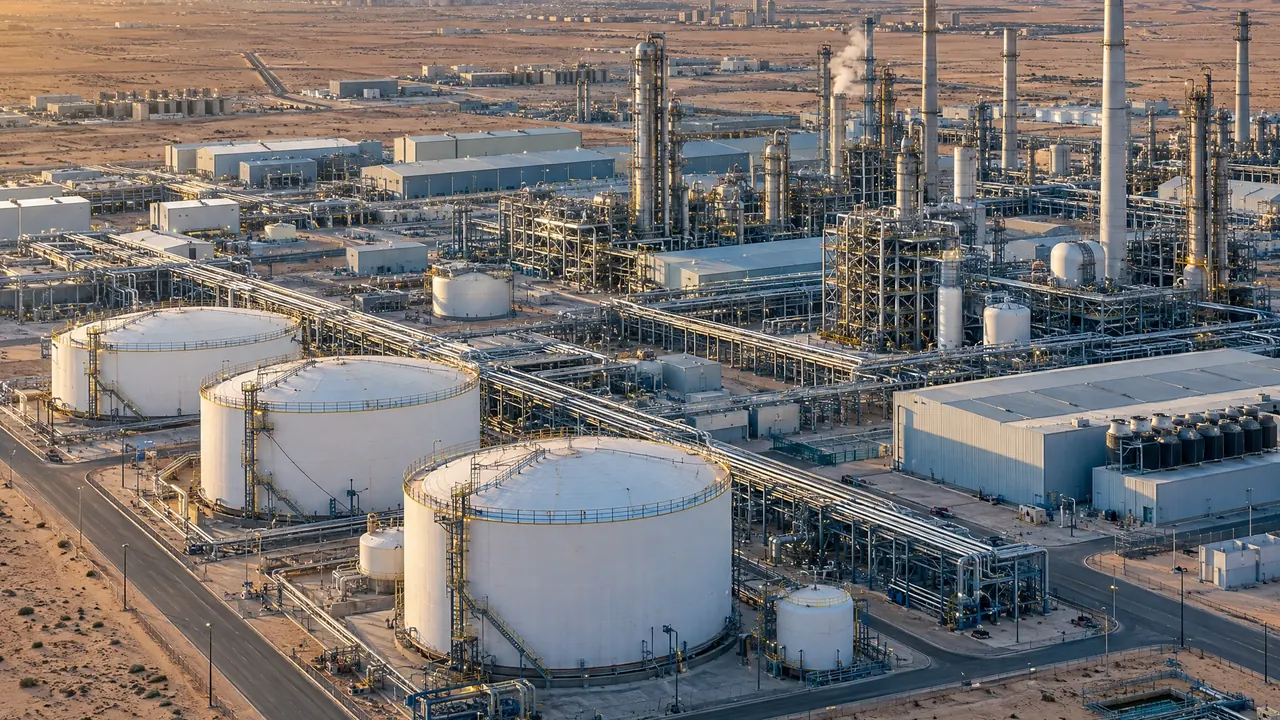
#> input picture site/assets/img/cover-1-1280.webp, 1280 x 720 px, given in place of blueprint-logo-white.png, which was not available; the run also reads 1 picture not shown here
$ python make_og.py
#> lines starting #> are read from the running program, lines starting #| are printed output that depends on the picture; pictures that were not available may be replaced by others from this repository, and a replacement may not be noted
# Link-preview images and favicon set for the BluePrint site.
#
#   python make_og.py
#
# Writes, under site/:
#   assets/og/<page>.jpg      1200x630 preview image per page (page photo + logo)
#   assets/og/default.jpg     branded card, used by any page without its own
#   favicon.ico               16/32/48 px, the file browsers ask for first
#   assets/icons/*.png        32px tab icon, Apple home-screen icon, Android icons
#
# The images carry no text: WhatsApp, LinkedIn and X print the page title and
# description under the image, so one image serves both languages.
#
# Run it again after adding a page or changing a hero photo. Needs Pillow
# (pip install pillow). Not part of the normal build.

import os
import re
import io
from PIL import Image, ImageDraw

HERE = os.path.dirname(os.path.abspath(__file__))
SITE = os.path.normpath(os.path.join(HERE, "..", "site"))
OG = os.path.join(SITE, "assets", "og")
ICONS = os.path.join(SITE, "assets", "icons")
LOGO_WHITE = os.path.join(SITE, "assets", "logo", "blueprint-logo-white.png")
MARK = os.path.join(SITE, "assets", "logo", "blueprint-mark.png")

W, H = 1200, 630
INK, DEEP = (11, 47, 56), (10, 111, 128)

# pages whose content has no photo, or where another photo suits better
CHOSEN = {
    "index": "cover-1-1920.webp",
    "services": "cover-2-1920.webp",
    "contact": "cover-4-1920.webp",
    "compliance": "feature-2.jpg",
    "equipment": "feature-3.jpg",
    "careers": "svc-field-monitoring-hero.webp",
}
BRAND_CARD = {"privacy", "terms"}


def cover(im, w, h):
    """Scale and centre-crop to exactly w x h."""
    im = im.convert("RGB")
    s = max(w / im.width, h / im.height)
    im = im.resize((round(im.width * s), round(im.height * s)), Image.LANCZOS)
    x, y = (im.width - w) // 2, (im.height - h) // 2
    return im.crop((x, y, x + w, y + h))


def shade(im):
    """Darken the lower left so the white logo reads on any photo."""
    grad = Image.new("L", (W, H), 0)
    d = ImageDraw.Draw(grad)
    for y in range(H):
        t = max(0.0, (y - H * 0.45) / (H * 0.55))
        d.line([(0, y), (W, y)], fill=int(170 * t ** 1.3))
    dark = Image.new("RGB", (W, H), INK)
    return Image.composite(dark, im, grad)


def put_logo(im, width, pos):
    logo = Image.open(LOGO_WHITE).convert("RGBA")
    logo = logo.resize((width, round(logo.height * width / logo.width)), Image.LANCZOS)
    base = im.convert("RGBA")
    x = pos[0] if pos[0] >= 0 else (W - logo.width) // 2
    y = pos[1] if pos[1] >= 0 else H - logo.height + pos[1]
    base.alpha_composite(logo, (x, y))
    return base.convert("RGB")


def brand_card():
    im = Image.new("RGB", (W, H), INK)
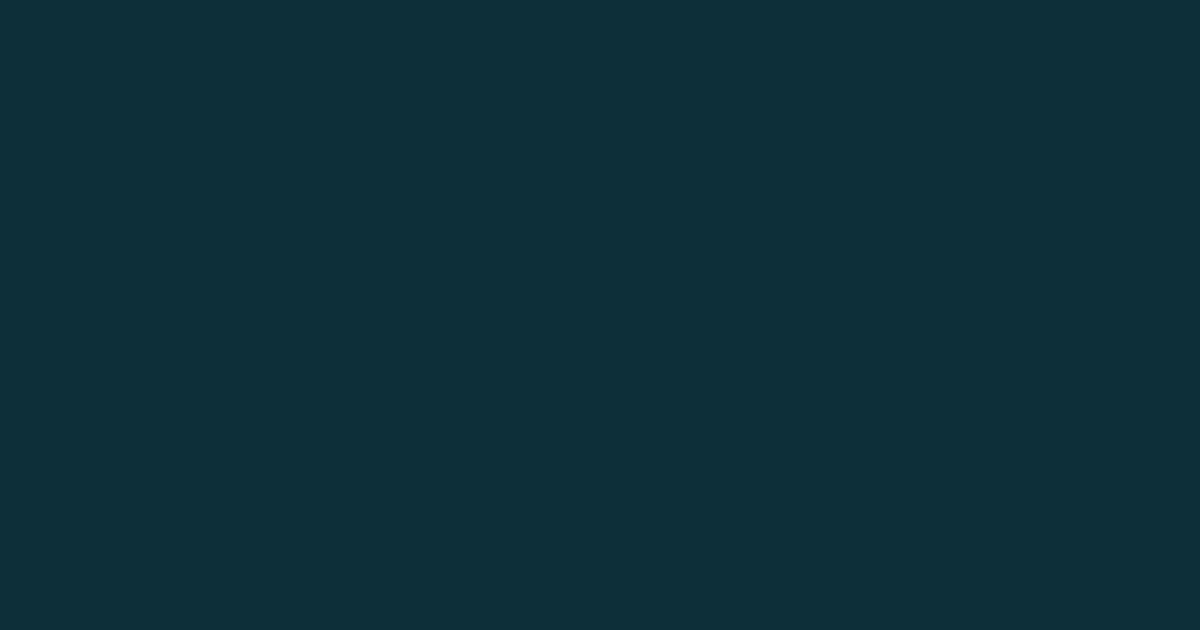
#> im: PIL image 1200x630 RGB; mean R, G, B 11, 47, 56
    d = ImageDraw.Draw(im)
    for x in range(W):
        t = x / W
        d.line([(x, 0), (x, H)], fill=tuple(round(INK[i] + (DEEP[i] - INK[i]) * t * 0.9) for i in range(3)))
    logo = Image.open(LOGO_WHITE).convert("RGBA")
    lw = 560
    logo = logo.resize((lw, round(logo.height * lw / logo.width)), Image.LANCZOS)
#> logo: PIL image 560x315 RGBA
    base = im.convert("RGBA")
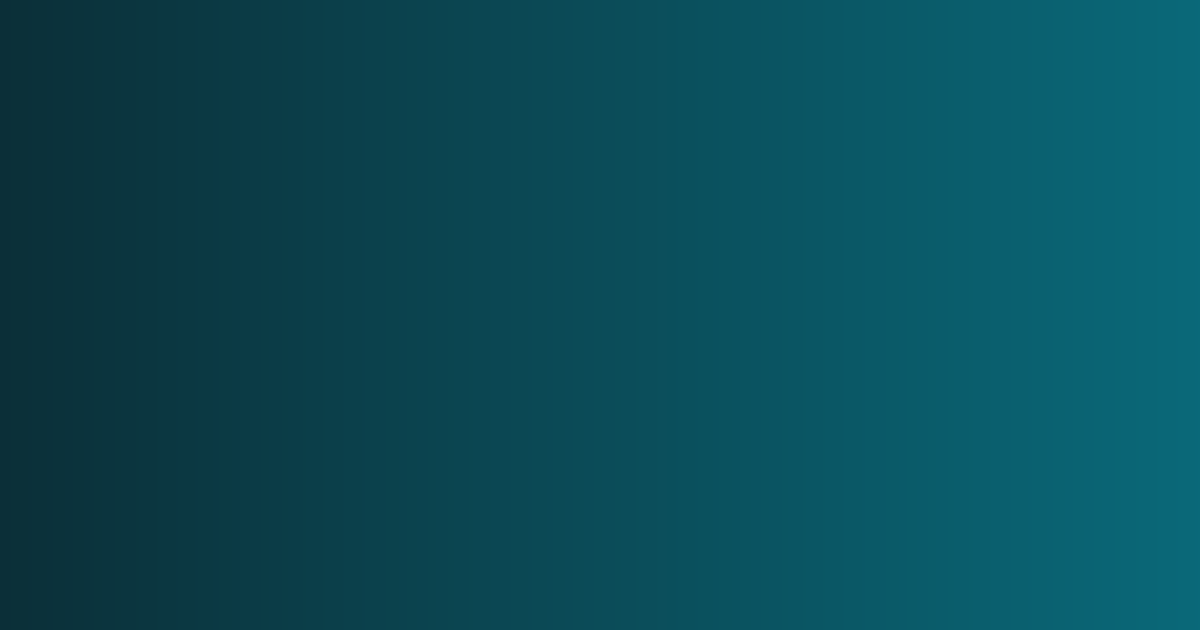
#> base: PIL image 1200x630 RGBA; mean R, G, B, A 10.6, 75.8, 88.4, 255
    base.alpha_composite(logo, ((W - lw) // 2, (H - logo.height) // 2))
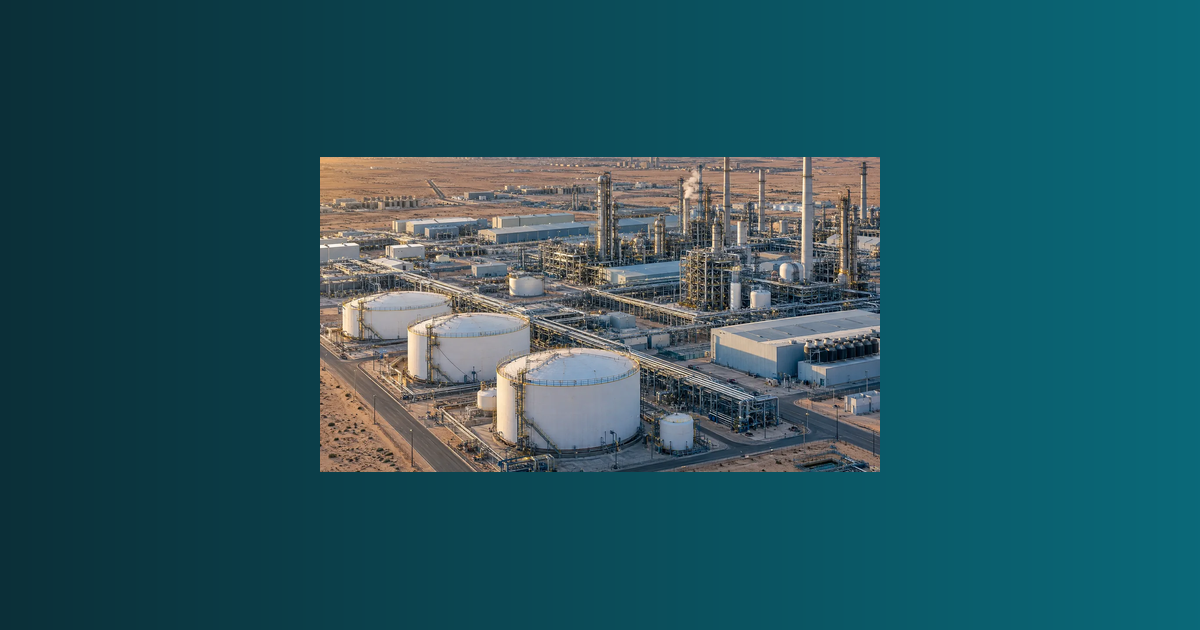
#> base: PIL image 1200x630 RGBA; mean R, G, B, A 35.6, 84.6, 93.9, 255
    return base.convert("RGB")


def first_photo(html):
    main = html[html.find("<main"):html.find("</main>")]   # <main> may carry attributes (id="main")
    m = re.search(r"""(?:url\(['"]?|<img[^>]+src=")(?:\.\./)?assets/img/([^'")\s]+\.(?:webp|jpg|jpeg|png))""", main)
    return m.group(1) if m else None


def save_jpg(im, path):
    im.save(path, "JPEG", quality=80, optimize=True, progressive=True)


def make_previews():
    os.makedirs(OG, exist_ok=True)
    save_jpg(brand_card(), os.path.join(OG, "default.jpg"))
    made = 0
    for f in sorted(os.listdir(SITE)):
        if not f.endswith(".html"):
            continue
        stem = f[:-5]
        if stem in BRAND_CARD:
            continue                     # these use default.jpg
        src = CHOSEN.get(stem)
        if not src:
            with io.open(os.path.join(SITE, f), encoding="utf-8") as fh:
                src = first_photo(fh.read())
        path = os.path.join(SITE, "assets", "img", src) if src else None
        if not path or not os.path.exists(path):
            continue                     # falls back to default.jpg
        im = shade(cover(Image.open(path), W, H))
        save_jpg(put_logo(im, 300, (56, -44)), os.path.join(OG, stem + ".jpg"))
        made += 1
    print("preview images:", made, "+ default.jpg in", OG)


def square_mark(size, pad, bg=None):
#> called with size = 32, pad = 0.04
    mark = Image.open(MARK).convert("RGBA")
    inner = round(size * (1 - 2 * pad))
    s = inner / max(mark.width, mark.height)
#> s = 0.0113
    mark = mark.resize((max(1, round(mark.width * s)), max(1, round(mark.height * s))), Image.LANCZOS)
#> mark: PIL image 29x16 RGBA
    canvas = Image.new("RGBA", (size, size), bg or (0, 0, 0, 0))
#> canvas: PIL image 32x32 RGBA; every value is 0
    canvas.alpha_composite(mark, ((size - mark.width) // 2, (size - mark.height) // 2))
    return canvas


def make_icons():
    os.makedirs(ICONS, exist_ok=True)
    square_mark(32, 0.04).save(os.path.join(ICONS, "favicon-32.png"))
    square_mark(180, 0.12, (255, 255, 255, 255)).convert("RGB").save(os.path.join(ICONS, "apple-touch-icon.png"))
#> in square_mark (call 2), `canvas = Image.new("RGBA", (size, size), bg or (0, 0, 0, 0))`: canvas: PIL image 180x180 RGBA; every value is 255
    square_mark(192, 0.12, (255, 255, 255, 255)).save(os.path.join(ICONS, "icon-192.png"))
#> call 3 of square_mark, with size = 192, pad = 0.12, bg = (255, 255, 255, 255)
#> in square_mark (call 3), `mark = mark.resize((max(1, round(mark.width * s)), max(1, round(mark.h..`:
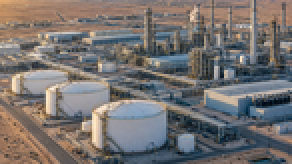
#> mark: PIL image 146x82 RGBA (shown 2 times larger); mean R, G, B, A 118.1, 113.7, 112.1, 255
#> in square_mark (call 3), `canvas = Image.new("RGBA", (size, size), bg or (0, 0, 0, 0))`: canvas: PIL image 192x192 RGBA; every value is 255
    square_mark(512, 0.12, (255, 255, 255, 255)).save(os.path.join(ICONS, "icon-512.png"))
#> call 4 of square_mark, with size = 512, pad = 0.12, bg = (255, 255, 255, 255)
#> in square_mark (call 4), `canvas = Image.new("RGBA", (size, size), bg or (0, 0, 0, 0))`: canvas: PIL image 512x512 RGBA; every value is 255
#> in square_mark (call 4), `canvas.alpha_composite(mark, ((size - mark.width) // 2, (size - mark.h..`:
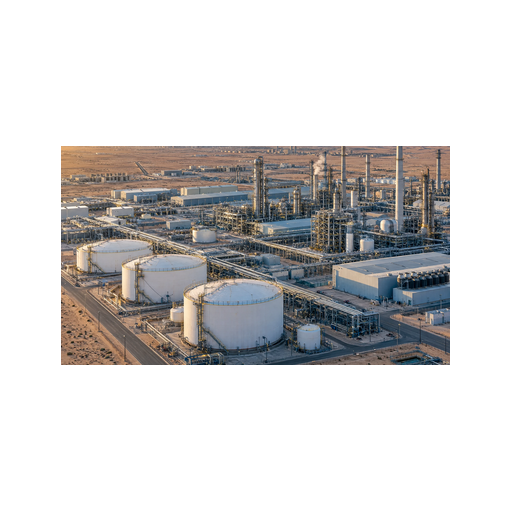
#> canvas: PIL image 512x512 RGBA; mean R, G, B, A 210.5, 209.1, 208.6, 255
    big = square_mark(256, 0.04)
#> in square_mark (call 5), `mark = mark.resize((max(1, round(mark.width * s)), max(1, round(mark.h..`:
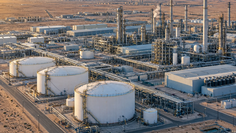
#> mark: PIL image 236x133 RGBA; mean R, G, B, A 118.1, 113.7, 112.1, 255
#> in square_mark (call 5), `canvas = Image.new("RGBA", (size, size), bg or (0, 0, 0, 0))`: canvas: PIL image 256x256 RGBA; every value is 0
#> in square_mark (call 5), `canvas.alpha_composite(mark, ((size - mark.width) // 2, (size - mark.h..`:
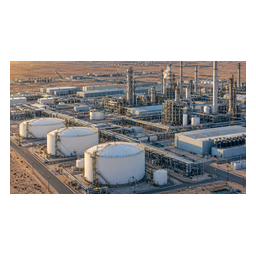
#> canvas: PIL image 256x256 RGBA; mean R, G, B, A 56.6, 54.5, 53.7, 122.1; transparent parts drawn white
    big.save(os.path.join(SITE, "favicon.ico"), sizes=[(16, 16), (32, 32), (48, 48)])
    print("favicon.ico and icons written")


if __name__ == "__main__":
    make_previews()
    make_icons()
